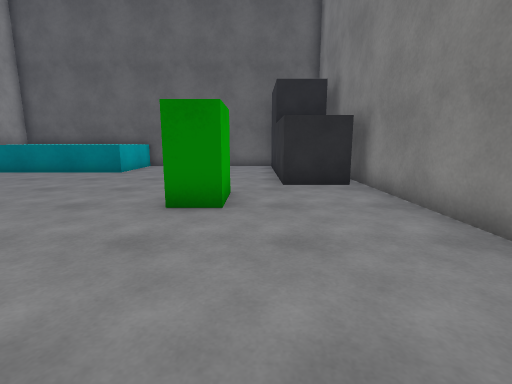
View 1 (above)

12 first-person views from a walk through a Unity game level. The camera is 1.2 m above the floor, tilts 10° down and sees 85° across. The floor is counted in squares, 1 m on a side. Each view is taken from the middle of a square. On the plan, view 1 faces up. The plan holds only what a view shows up to about 13 squares ahead; the rest is blank. The place goes on beyond the plan. The player is left out. Surface patterns are stand-ins for the level's own textures.

View 2
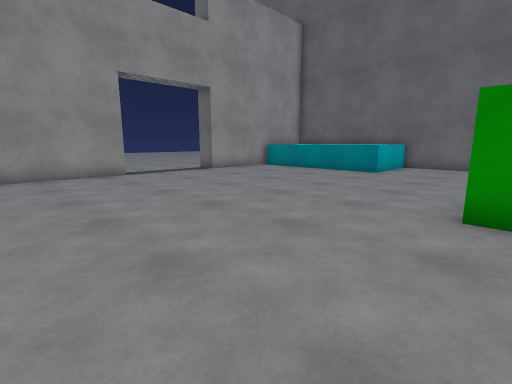

View 3
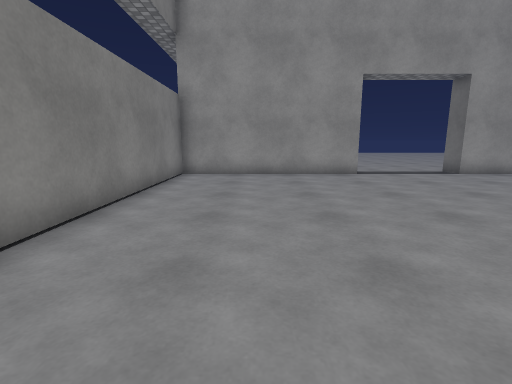

View 4
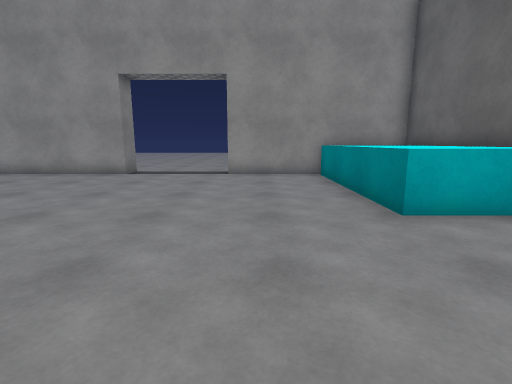

View 5
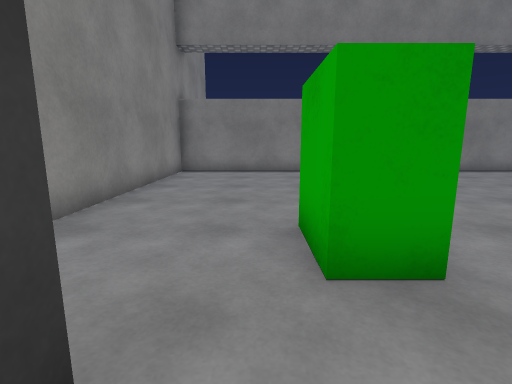

View 6
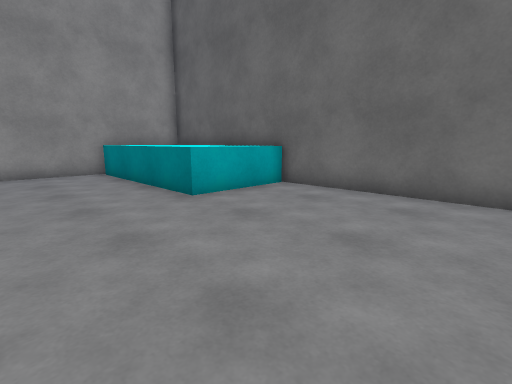

View 7
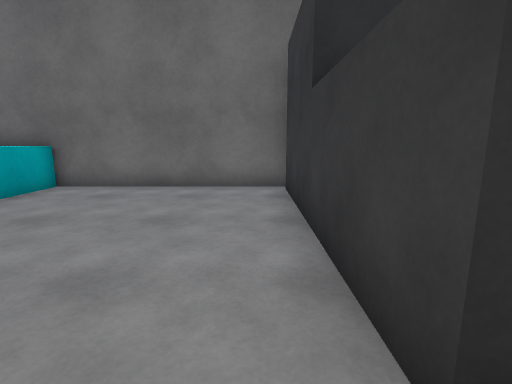

View 8
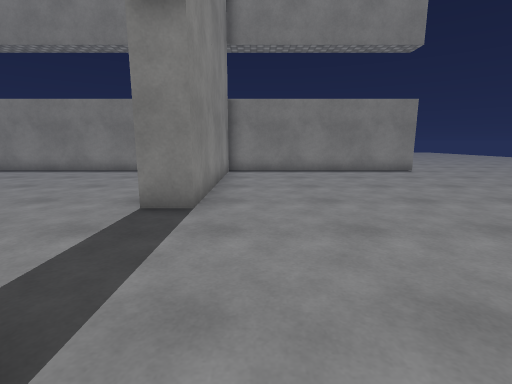

View 9
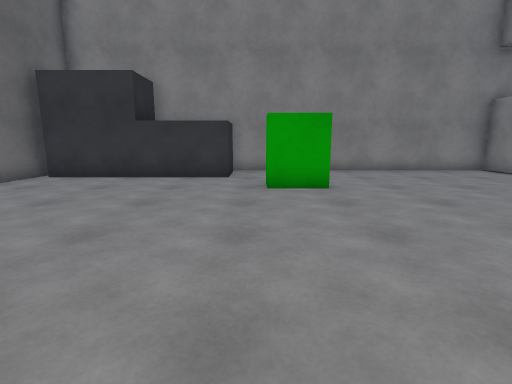

View 10
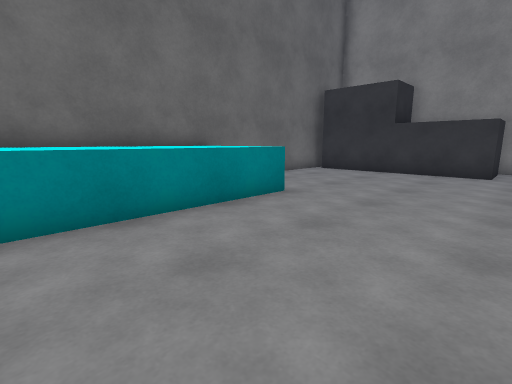

View 11
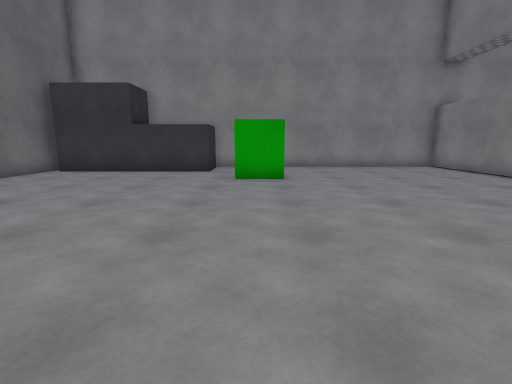

View 12
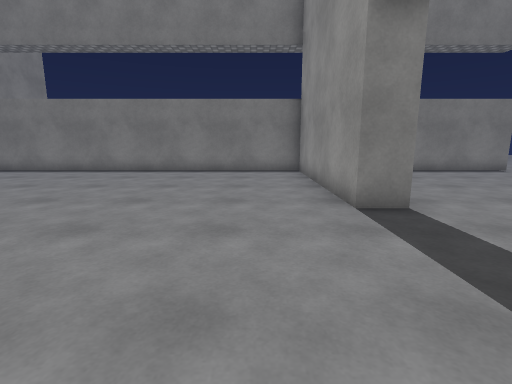

### Floor plan
Key: @ floor where view 1 was taken; # wall or solid block; . floor; ^ raised ledge; B green block.
Columns run from 23 left of view 1 to 3 right of it. Each row starts with its distance up from view 1.
 15            ##############
 14            # ^^ ^^......#
 13            #^^^^^^......#
 12            #^^^^^^......#
 11            #............#
 10            #............#
  9          . #............###
  8        ...##............###
  7        ...................#
  6       ................B...#
  5      .................B...#
  4     ......##..............#
  3    .......##..............#
  2   ........##..............#
  1   ........##..............#
  0  .........##...........@..#
 -1 ..........##..............#
 -2 ..........##..............#
 -3 ...########################
 -4 ..

Where each view was taken, in squares from view 1:
view 1: 0 up, 0 right, facing up
view 2: 0 up, 1 left, facing up-left
view 3: 0 up, 1 left, facing left
view 4: 9 up, 1 left, facing left
view 5: 9 up, 0 right, facing down
view 6: 8 up, 0 right, facing up-left
view 7: 7 up, 0 right, facing up
view 8: 9 up, 14 left, facing down
view 9: 7 up, 9 left, facing right
view 10: 7 up, 11 left, facing up-right
view 11: 6 up, 11 left, facing right
view 12: 9 up, 10 left, facing down
